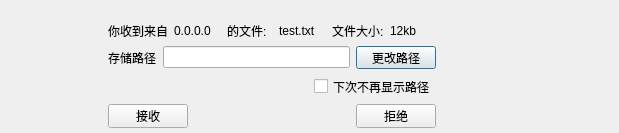
<?xml version="1.0" encoding="UTF-8"?>
<ui version="4.0">
 <class>Dialog</class>
 <widget class="QDialog" name="Dialog">
  <property name="geometry">
   <rect>
    <x>0</x>
    <y>0</y>
    <width>619</width>
    <height>133</height>
   </rect>
  </property>
  <property name="windowTitle">
   <string>有新文件</string>
  </property>
  <widget class="QWidget" name="layoutWidget">
   <property name="geometry">
    <rect>
     <x>108</x>
     <y>22</y>
     <width>328</width>
     <height>106</height>
    </rect>
   </property>
   <layout class="QVBoxLayout" name="verticalLayout">
    <item>
     <layout class="QHBoxLayout" name="horizontalLayout">
      <item>
       <widget class="QLabel" name="label_2">
        <property name="text">
         <string>你收到来自</string>
        </property>
       </widget>
      </item>
      <item>
       <widget class="QLabel" name="senderIPv4">
        <property name="text">
         <string>0.0.0.0</string>
        </property>
       </widget>
      </item>
      <item>
       <widget class="QLabel" name="label_4">
        <property name="text">
         <string>的文件:</string>
        </property>
       </widget>
      </item>
      <item>
       <widget class="QLabel" name="receiveFileName">
        <property name="text">
         <string>test.txt</string>
        </property>
       </widget>
      </item>
      <item>
       <widget class="QLabel" name="label_6">
        <property name="text">
         <string>文件大小:</string>
        </property>
       </widget>
      </item>
      <item>
       <widget class="QLabel" name="receiveFileSize">
        <property name="text">
         <string>12kb</string>
        </property>
       </widget>
      </item>
     </layout>
    </item>
    <item>
     <layout class="QHBoxLayout" name="horizontalLayout_2">
      <item>
       <widget class="QLabel" name="label">
        <property name="text">
         <string>存储路径</string>
        </property>
       </widget>
      </item>
      <item>
       <widget class="QLineEdit" name="saveFilePath">
        <property name="readOnly">
         <bool>false</bool>
        </property>
       </widget>
      </item>
      <item>
       <widget class="QPushButton" name="modifySaveFilePath">
        <property name="text">
         <string>更改路径</string>
        </property>
       </widget>
      </item>
     </layout>
    </item>
    <item>
     <layout class="QHBoxLayout" name="horizontalLayout_4">
      <item>
       <spacer name="horizontalSpacer_4">
        <property name="orientation">
         <enum>Qt::Horizontal</enum>
        </property>
        <property name="sizeHint" stdset="0">
         <size>
          <width>40</width>
          <height>20</height>
         </size>
        </property>
       </spacer>
      </item>
      <item>
       <widget class="QCheckBox" name="checkBox">
        <property name="text">
         <string>下次不再显示路径</string>
        </property>
       </widget>
      </item>
     </layout>
    </item>
    <item>
     <layout class="QHBoxLayout" name="horizontalLayout_3">
      <item>
       <widget class="QPushButton" name="pushButton_2">
        <property name="text">
         <string>接收</string>
        </property>
       </widget>
      </item>
      <item>
       <spacer name="horizontalSpacer">
        <property name="orientation">
         <enum>Qt::Horizontal</enum>
        </property>
        <property name="sizeHint" stdset="0">
         <size>
          <width>40</width>
          <height>20</height>
         </size>
        </property>
       </spacer>
      </item>
      <item>
       <widget class="QPushButton" name="pushButton_3">
        <property name="text">
         <string>拒绝</string>
        </property>
       </widget>
      </item>
     </layout>
    </item>
   </layout>
  </widget>
 </widget>
 <resources/>
 <connections/>
</ui>
